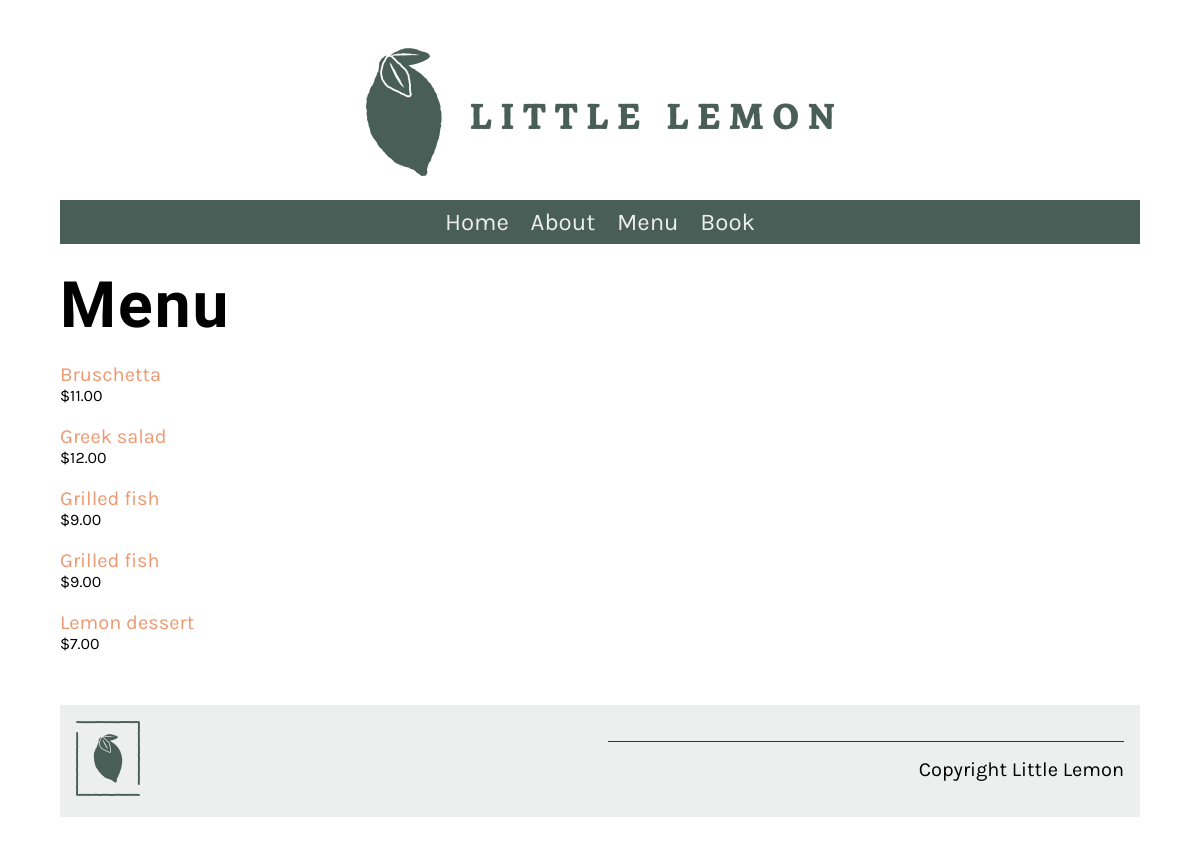
The app's page /menu/ with its own data.
### restaurant/models.py (models this page shows, shortened)
class Menu(models.Model):
    name = models.CharField(max_length=200)
    price = models.IntegerField()
    description = models.CharField(max_length=1000, default='')

### restaurant/views.py (the view)
# urls.py: path('menu/', views.menu, name="menu"),
def menu(request):
    menu_data = Menu.objects.all()
    main_data = {
        "menu": menu_data
    }
    return render(request,'menu.html', main_data )

### restaurant/templates/menu.html
{% extends 'base.html' %}
{% load static %}
{% block content %}
<h1>Menu</h1>
<div class="column">
   {% for item in menu|dictsort:"name" %}
   <p>
      <a href="{% url 'menu_item' pk=item.pk %}">
         {{ item.name }}
      </a>
      <span class="menu-price">
         ${{ item.price }}.00
      </span>
   </p>
   {% endfor %}
</div>
{% endblock %}

### restaurant/templates/base.html (shortened to what this page needs)
{% load static %}
<!DOCTYPE html>
<html lang="en">
  <head>
    <link
      rel="preload"
      as="style"
      href="{% static 'css/style.css' %}"
      onload="this.rel = 'stylesheet'"
    />
  </head>
  <body>
    {% include 'partials/_header.html' %}
    <main>{% block content %} {% endblock %}</main>
    {% include 'partials/_footer.html' %}
  </body>
</html>

### restaurant/templates/partials/_header.html
{% load static %}
<header>
  <img src="{% static 'img/logo.png' %}" />
</header>
<nav>
  <ul>
    <li><a href="{% url 'home' %}">Home</a></li>
    <li><a href="{% url 'about' %}">About</a></li>
    <li><a href="{% url 'menu' %}">Menu</a></li>
    <li><a href="{% url 'book' %}">Book</a></li>
  </ul>
</nav>

### restaurant/templates/partials/_footer.html
{% load static %}
<footer>
  <article>
        <img src="{% static 'img/logo_footer.png' %}" />
  </article>
  <article>
    <p>Copyright Little Lemon </p>
  </article>
</footer>

### restaurant/static/css/style.css (style rules this page uses)
body { font-family: 'Karla', sans-serif; margin-top: 3rem; margin-bottom: 3rem; margin-left: 5%; margin-right: 5%; }
h1, h2, h3, h4, h5, h6 { font-family: 'Markazi Text', serif; letter-spacing: 2px;; }
h1 { font-size: 4rem; margin-top: 1.5rem; margin-bottom: 0; }
p, ul { font-size: 1.25rem;; }
a { color: #EE9972; text-decoration: none; }
header img { display: block; margin-left: auto; margin-right: auto; max-width: 100%; height: auto; }
nav { background-color: #495E57; margin-top: 1rem; margin-bottom: 1rem; margin-bottom: 0px; }
nav ul { list-style: none; font-size: 1.5rem; text-align: center; padding-inline-start: 0rem; margin-bottom: 0px; }
nav ul li { display: inline-block; margin: 0.5rem; }
nav ul a { color: #EDEFEE; text-decoration: none; }
article { flex:1; }
article img { max-width: 100%; }
footer { background-color: #EDEFEE; padding: 1rem; display: flex; gap: 2rem 1rem; }
footer img { max-width: 50%; }
footer p { border-top: #333333; border-style: solid; border-width: 0.1rem; border-bottom: none; border-left: none; border-right: none; text-align: right; padding-top: 1rem;; }
.column { flex-basis: 50%; margin-bottom: 1rem; padding-bottom: 1rem; }
.menu-price { display: block; font-size: 1rem; }

### records on screen
Menu: name "Bruschetta", price "11"
Menu: name "Greek salad", price "12"
Menu: name "Grilled fish", price "9"
Menu: name "Grilled fish", price "9"
Menu: name "Lemon dessert", price "7"
